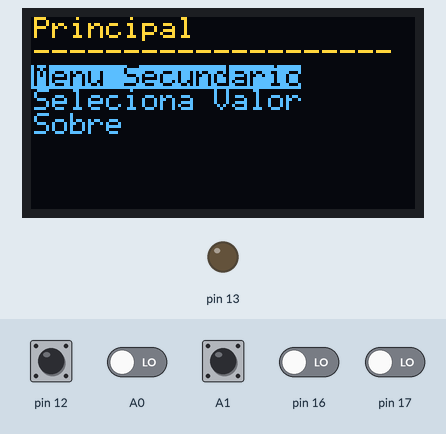
This sketch was run on a simulated Arduino Uno, built with avr-gcc and run on an emulated ATmega328P. On the bench: 128×64 one-colour display, output pins drawn as LEDs (lit = HIGH). Wiring (inferred from the names in the program): SSD1306 OLED at I2C address 0x3C. The test bench sets the inputs (shaded band); at power-on: A1 HIGH, A0, pin 12, pin 16, pin 17 LOW. The OLED is the two-colour kind (top 16 rows yellow).

Above: at 1.3 s.
1.4 s: pin 12 driven HIGH
At 3.0 s:
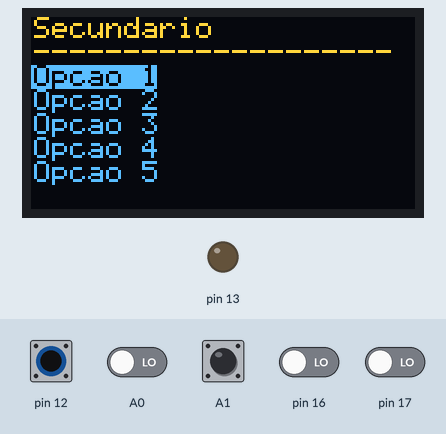
3.3 s: pin 12 pulsed LOW 2 times (0.12 s each, 0.3 s apart)
At 4.1 s:
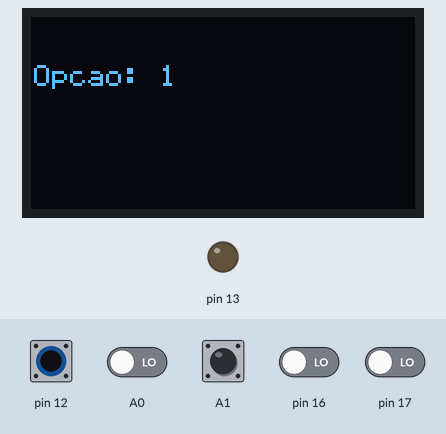
6.9 s: A1 pulsed LOW 5 times (0.12 s each, 0.3 s apart)
At 9.1 s:
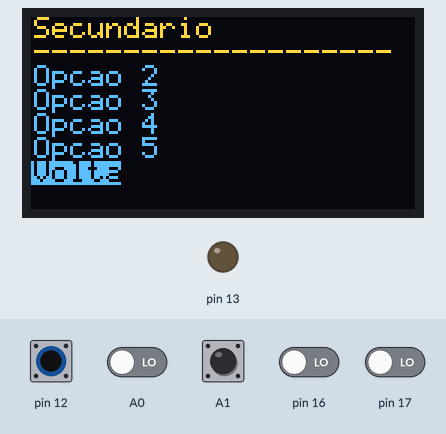
Timing chart, 0 to 10.6 s (numbered marks = the images above; inputs shaded):
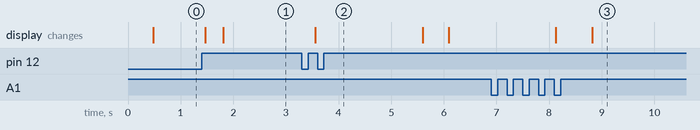

The sketch:

MenuEncoder1.ino
```cpp
/*
 * Implementação de menu no display OLED I2C 128x64
 * Controlado por um encoder com chave
 *
 * (C) 2020, Daniel Quadros
 */

#include <Wire.h>
#include <TimerOne.h>

// Estrutura para controlar um menu
typedef struct {
  char *titulo;
  int nItens;
  char **opcoes;
} MENU;

// Fila da ações lidas do Rotary Encoder
typedef enum { NADA, UP, DOWN, ENTER } AcaoEnc;
const byte NBITS_FILA = 4;
const byte tamFilaEnc = 1 << NBITS_FILA;
volatile AcaoEnc filaEnc[tamFilaEnc];
volatile byte poeEnc = 0;
volatile byte tiraEnc = 0;

// Coloca uma ação na fila
// Só chamar na interrupção
void inline poeFilaEnc(AcaoEnc acao) {
  byte temp = (poeEnc + 1) & (tamFilaEnc-1);
  if (temp != tiraEnc) {
    filaEnc[poeEnc] = acao;
    poeEnc = temp;
  }
}

// Retira uma ação da fila
// Não chamar na interrupção
AcaoEnc tiraFilaEnc() {
  AcaoEnc ret = NADA;
  noInterrupts();
  if (poeEnc != tiraEnc) {
    ret = filaEnc[tiraEnc];
    byte temp = (tiraEnc + 1) & (tamFilaEnc-1);
    tiraEnc = temp;
  }
  interrupts();
  return ret;
}

// Menus
char *opcPrincipal[] = {
  "Menu Secundario",
  "Seleciona Valor",
  "Sobre"
};
MENU principal = {
  "Principal",
  sizeof(opcPrincipal)/sizeof(char *),
  opcPrincipal
};

char *opcSecundario[] = {
  "Opcao 1",
  "Opcao 2",
  "Opcao 3",
  "Opcao 4",
  "Opcao 5",
  "Volta"
};
MENU secundario = {
  "Secundario",
  sizeof(opcSecundario)/sizeof(char *),
  opcSecundario
};

// Iniciação
void setup() {
  pinMode(13, OUTPUT);
  digitalWrite(13, LOW);
  pinMode(12, INPUT);
  pinMode(A0, INPUT);
  pinMode(A1, INPUT);
  Wire.begin();
  Timer1.initialize(1000);  // 1 milisegundo
  Timer1.attachInterrupt(trataEncoder);
  Display_init();
}

// Programa Principal
void loop() {
  switch (leMenu (&principal)) {
    case 0:
      menuSecundario();
      break;
    case 1:
      selValor();
      break;
    case 2:
      Display_clear();
      Display_print (2, 0, "Teste do", 0);
      Display_print (3, 0, "Rotary", 0);
      Display_print (4, 0, "Encoder", 0);
      delay(2000);
      break;
  }
}

// Menu Secundario
void menuSecundario() {
  while (true) {
    int sel = leMenu(&secundario);
    if (sel == 5) {
      return;
    }
    Display_clear();
    Display_print (2, 0, "Opcao:", 0);
    Display_write (2, 7, sel+0x31);
    delay (2000);
  }
}

// Teste do encoder para selecionar um valor de 0 a 99
void selValor() {
  byte valor = 10;
  AcaoEnc acao = UP;
  Display_clear();
  Display_print (2, 0, "Valor:", 0);
  while (true) {
    if (acao != NADA) {
      Display_write (2, 7, 0x30+(valor/10));
      Display_write (2, 8, 0x30+(valor%10));
    }
    acao = tiraFilaEnc();
    switch (acao) {
      case ENTER:
        return;
      case DOWN:
        if (valor < 99) {
          valor++;
        }
        break;
      case UP:
        if (valor > 0) {
          valor--;
        }
        break;
    }
  }
}

/**
 * Rotina chamada periodicamente pelo Timer2
 * Precisa ser rápida para não interferir nas
 * interrupções de I2C da biblioteca Wire
 */
void trataEncoder() {
  static byte swAnt = 1;
  static byte clkAnt = 1;
  static byte swDb = 1;
  static byte clkDb = 1;

  // Vamos ler direto do hw para ganhar tempo
  byte sw = (PINB & 0x10) != 0;  // D12 = PB4
  byte dt = (PINC & 0x01) != 0;  // A0  = PC0
  byte clk = (PINC & 0x02) != 0; // A1  = PC1

  // Debounce da chave
  if (sw == swAnt) {
    if (sw != swDb) {
      if (sw) {
        poeFilaEnc(ENTER);
      }
      swDb = sw;
    }
  } else {
    swAnt = sw;
  }

  // Debounce do encoder
  if (clkAnt == clk) {
    if (clk != clkDb) {
      if (clk) {
        poeFilaEnc(dt == clk? UP : DOWN);
      }
      clkDb = clk;
    }
  } else {
    clkAnt = clk;
  }
}

/**
 * Rotina para apresentar o menu e ler uma opção
 */
int leMenu (MENU *menu) {
  int topo = 0;
  int old_topo = -1;
  int sel = 0;
  int n = menu->nItens;
  if (n > 5) {
    n = 5;
  }
  int ant = -1;
  Display_clear();
  Display_print (0, 0, menu->titulo, 0);
  Display_print (1, 0, "--------------------", 0);
  while (true) {
      if (sel != ant) {
        // Rola se necessário
        if (sel < topo) {
          topo = sel;
        }
        if (sel > (topo+4)) {
          topo = sel - 4;
        }
        // Redesenha o menu
        if (topo != old_topo) {
          for (int i = 0; i < n; i++) {
            int opc = topo+i;
            Display_clearline (2+i);
            if (opc == sel) {
              Display_print (2+i, 0, menu->opcoes[opc], 0xFF);
            } else {
              Display_print (2+i, 0, menu->opcoes[opc], 0);
            }
          }
          old_topo = topo;
        } else {
          Display_print (2+ant-topo, 0, menu->opcoes[ant], 0);
          Display_print (2+sel-topo, 0, menu->opcoes[sel], 0xFF);
        }
        ant = sel;
      }
      switch (tiraFilaEnc()) {
        case ENTER:
          return sel;
        case UP:
          if (sel > 0) {
            sel--;
          }
          break;
       case DOWN:
          if (sel < (menu->nItens-1)) {
            sel++;
          }
      }
  }
}
```

DispOLED.ino
```cpp
//
// Rotinas simples para escrita em Display OLED
//

// Endereço I2C do display
#define DISP_ADDR  0x3C

// Comandos
#define SSD1306_SETCONTRAST 0x81
#define SSD1306_DISPLAYALLON_RESUME 0xA4
#define SSD1306_DISPLAYALLON 0xA5
#define SSD1306_NORMALDISPLAY 0xA6
#define SSD1306_INVERTDISPLAY 0xA7
#define SSD1306_DISPLAYOFF 0xAE
#define SSD1306_DISPLAYON 0xAF
#define SSD1306_SETDISPLAYOFFSET 0xD3
#define SSD1306_SETCOMPINS 0xDA
#define SSD1306_SETVCOMDETECT 0xDB
#define SSD1306_SETDISPLAYCLOCKDIV 0xD5
#define SSD1306_SETPRECHARGE 0xD9
#define SSD1306_SETMULTIPLEX 0xA8
#define SSD1306_SETLOWCOLUMN 0x00
#define SSD1306_SETHIGHCOLUMN 0x10
#define SSD1306_SETSTARTLINE 0x40
#define SSD1306_MEMORYMODE 0x20
#define SSD1306_COLUMNADDR 0x21
#define SSD1306_PAGEADDR   0x22
#define SSD1306_COMSCANINC 0xC0
#define SSD1306_COMSCANDEC 0xC8
#define SSD1306_SEGREMAP 0xA0
#define SSD1306_CHARGEPUMP 0x8D
#define SSD1306_EXTERNALVCC 0x1
#define SSD1306_SWITCHCAPVCC 0x2

// Tamanho da tela
#define SSD1306_LCDWIDTH                  128
#define SSD1306_LCDHEIGHT                 64

// Sequência de iniciação do display
byte cmdInit[] =
{
    SSD1306_DISPLAYOFF,
    SSD1306_SETDISPLAYCLOCKDIV, 0x80,
    SSD1306_SETMULTIPLEX, 0x3F,
    SSD1306_SETDISPLAYOFFSET, 0x00,
    SSD1306_SETSTARTLINE | 0x0,
    SSD1306_CHARGEPUMP, 0x14,
    SSD1306_MEMORYMODE, 0x00,
    SSD1306_SEGREMAP | 0x1,
    SSD1306_COMSCANDEC,
    SSD1306_SETCOMPINS, 0x12,
    SSD1306_SETCONTRAST, 0xCF,
    SSD1306_SETPRECHARGE, 0xF1,
    SSD1306_SETVCOMDETECT, 0x40,
    SSD1306_DISPLAYALLON_RESUME,
    SSD1306_NORMALDISPLAY,
    SSD1306_DISPLAYON
};

/*
 * ssd1306xled_font6x8 is by Neven Boyanov
 *
 * @created: 2014-08-12
 * @author: Neven Boyanov
 *
 * Copyright (c) 2015 Neven Boyanov, Tinusaur Team. All Rights Reserved.
 * Distributed as open source software under MIT License, see LICENSE.txt file.
 * Please, as a favour, retain the link http://tinusaur.org to The Tinusaur Project.
 *
 * Source code available at: https://bitbucket.org/tinusaur/ssd1306xled
 *
 */
const PROGMEM uint8_t font []=
{
  0x00, 0x00, 0x00, 0x00, 0x00, 0x00, // sp
  0x00, 0x00, 0x00, 0x2f, 0x00, 0x00, // !
  0x00, 0x00, 0x07, 0x00, 0x07, 0x00, // "
  0x00, 0x14, 0x7f, 0x14, 0x7f, 0x14, // #
  0x00, 0x24, 0x2a, 0x7f, 0x2a, 0x12, // $
  0x00, 0x23, 0x13, 0x08, 0x64, 0x62, // %
  0x00, 0x36, 0x49, 0x55, 0x22, 0x50, // &
  0x00, 0x00, 0x05, 0x03, 0x00, 0x00, // '
  0x00, 0x00, 0x1c, 0x22, 0x41, 0x00, // (
  0x00, 0x00, 0x41, 0x22, 0x1c, 0x00, // )
  0x00, 0x14, 0x08, 0x3E, 0x08, 0x14, // *
  0x00, 0x08, 0x08, 0x3E, 0x08, 0x08, // +
  0x00, 0x00, 0x00, 0xA0, 0x60, 0x00, // ,
  0x00, 0x08, 0x08, 0x08, 0x08, 0x08, // -
  0x00, 0x00, 0x60, 0x60, 0x00, 0x00, // .
  0x00, 0x20, 0x10, 0x08, 0x04, 0x02, // /
  0x00, 0x3E, 0x51, 0x49, 0x45, 0x3E, // 0
  0x00, 0x00, 0x42, 0x7F, 0x40, 0x00, // 1
  0x00, 0x42, 0x61, 0x51, 0x49, 0x46, // 2
  0x00, 0x21, 0x41, 0x45, 0x4B, 0x31, // 3
  0x00, 0x18, 0x14, 0x12, 0x7F, 0x10, // 4
  0x00, 0x27, 0x45, 0x45, 0x45, 0x39, // 5
  0x00, 0x3C, 0x4A, 0x49, 0x49, 0x30, // 6
  0x00, 0x01, 0x71, 0x09, 0x05, 0x03, // 7
  0x00, 0x36, 0x49, 0x49, 0x49, 0x36, // 8
  0x00, 0x06, 0x49, 0x49, 0x29, 0x1E, // 9
  0x00, 0x00, 0x36, 0x36, 0x00, 0x00, // :
  0x00, 0x00, 0x56, 0x36, 0x00, 0x00, // ;
  0x00, 0x08, 0x14, 0x22, 0x41, 0x00, // <
  0x00, 0x14, 0x14, 0x14, 0x14, 0x14, // =
  0x00, 0x00, 0x41, 0x22, 0x14, 0x08, // >
  0x00, 0x02, 0x01, 0x51, 0x09, 0x06, // ?
  0x00, 0x32, 0x49, 0x59, 0x51, 0x3E, // @
  0x00, 0x7C, 0x12, 0x11, 0x12, 0x7C, // A
  0x00, 0x7F, 0x49, 0x49, 0x49, 0x36, // B
  0x00, 0x3E, 0x41, 0x41, 0x41, 0x22, // C
  0x00, 0x7F, 0x41, 0x41, 0x22, 0x1C, // D
  0x00, 0x7F, 0x49, 0x49, 0x49, 0x41, // E
  0x00, 0x7F, 0x09, 0x09, 0x09, 0x01, // F
  0x00, 0x3E, 0x41, 0x49, 0x49, 0x7A, // G
  0x00, 0x7F, 0x08, 0x08, 0x08, 0x7F, // H
  0x00, 0x00, 0x41, 0x7F, 0x41, 0x00, // I
  0x00, 0x20, 0x40, 0x41, 0x3F, 0x01, // J
  0x00, 0x7F, 0x08, 0x14, 0x22, 0x41, // K
  0x00, 0x7F, 0x40, 0x40, 0x40, 0x40, // L
  0x00, 0x7F, 0x02, 0x0C, 0x02, 0x7F, // M
  0x00, 0x7F, 0x04, 0x08, 0x10, 0x7F, // N
  0x00, 0x3E, 0x41, 0x41, 0x41, 0x3E, // O
  0x00, 0x7F, 0x09, 0x09, 0x09, 0x06, // P
  0x00, 0x3E, 0x41, 0x51, 0x21, 0x5E, // Q
  0x00, 0x7F, 0x09, 0x19, 0x29, 0x46, // R
  0x00, 0x46, 0x49, 0x49, 0x49, 0x31, // S
  0x00, 0x01, 0x01, 0x7F, 0x01, 0x01, // T
  0x00, 0x3F, 0x40, 0x40, 0x40, 0x3F, // U
  0x00, 0x1F, 0x20, 0x40, 0x20, 0x1F, // V
  0x00, 0x3F, 0x40, 0x38, 0x40, 0x3F, // W
  0x00, 0x63, 0x14, 0x08, 0x14, 0x63, // X
  0x00, 0x07, 0x08, 0x70, 0x08, 0x07, // Y
  0x00, 0x61, 0x51, 0x49, 0x45, 0x43, // Z
  0x00, 0x00, 0x7F, 0x41, 0x41, 0x00, // [
  0x00, 0x55, 0x2A, 0x55, 0x2A, 0x55, // 55
  0x00, 0x00, 0x41, 0x41, 0x7F, 0x00, // ]
  0x00, 0x04, 0x02, 0x01, 0x02, 0x04, // ^
  0x00, 0x40, 0x40, 0x40, 0x40, 0x40, // _
  0x00, 0x00, 0x01, 0x02, 0x04, 0x00, // '
  0x00, 0x20, 0x54, 0x54, 0x54, 0x78, // a
  0x00, 0x7F, 0x48, 0x44, 0x44, 0x38, // b
  0x00, 0x38, 0x44, 0x44, 0x44, 0x20, // c
  0x00, 0x38, 0x44, 0x44, 0x48, 0x7F, // d
  0x00, 0x38, 0x54, 0x54, 0x54, 0x18, // e
  0x00, 0x08, 0x7E, 0x09, 0x01, 0x02, // f
  0x00, 0x18, 0xA4, 0xA4, 0xA4, 0x7C, // g
  0x00, 0x7F, 0x08, 0x04, 0x04, 0x78, // h
  0x00, 0x00, 0x44, 0x7D, 0x40, 0x00, // i
  0x00, 0x40, 0x80, 0x84, 0x7D, 0x00, // j
  0x00, 0x7F, 0x10, 0x28, 0x44, 0x00, // k
  0x00, 0x00, 0x41, 0x7F, 0x40, 0x00, // l
  0x00, 0x7C, 0x04, 0x18, 0x04, 0x78, // m
  0x00, 0x7C, 0x08, 0x04, 0x04, 0x78, // n
  0x00, 0x38, 0x44, 0x44, 0x44, 0x38, // o
  0x00, 0xFC, 0x24, 0x24, 0x24, 0x18, // p
  0x00, 0x18, 0x24, 0x24, 0x18, 0xFC, // q
  0x00, 0x7C, 0x08, 0x04, 0x04, 0x08, // r
  0x00, 0x48, 0x54, 0x54, 0x54, 0x20, // s
  0x00, 0x04, 0x3F, 0x44, 0x40, 0x20, // t
  0x00, 0x3C, 0x40, 0x40, 0x20, 0x7C, // u
  0x00, 0x1C, 0x20, 0x40, 0x20, 0x1C, // v
  0x00, 0x3C, 0x40, 0x30, 0x40, 0x3C, // w
  0x00, 0x44, 0x28, 0x10, 0x28, 0x44, // x
  0x00, 0x1C, 0xA0, 0xA0, 0xA0, 0x7C, // y
  0x00, 0x44, 0x64, 0x54, 0x4C, 0x44, // z
  0x00, 0x00, 0x08, 0x77, 0x00, 0x00, // {
  0x00, 0x00, 0x00, 0x7F, 0x00, 0x00, // |
  0x00, 0x00, 0x77, 0x08, 0x00, 0x00, // }
  0x00, 0x10, 0x08, 0x10, 0x08, 0x00, // ~
};

// Iniciação do display
void Display_init()
{
  Display_sendcmd (cmdInit, sizeof(cmdInit));
  Display_clear();
}

// Limpa o display
void Display_clear()
{
  // Define endereços iniciais e finais de colunas e páginas
  Display_sendcmd (SSD1306_COLUMNADDR);
  Display_sendcmd (0);
  Display_sendcmd (SSD1306_LCDWIDTH-1);
  Display_sendcmd (SSD1306_PAGEADDR);
  Display_sendcmd (0);
  Display_sendcmd (7);

  // Preenche a memória com zeros
  for (uint16_t i=0; i<(SSD1306_LCDWIDTH*SSD1306_LCDHEIGHT/8/16); i++)
  {
      Wire.beginTransmission(DISP_ADDR);
      Wire.write(0x40);  // Co=0, DC = 1
      for (uint8_t x=0; x<16; x++)
      {
          Wire.write(0);
      }
      Wire.endTransmission();
  }
}

// Limpa uma linha (0 a 7)
void Display_clearline(byte l) {
  Display_sendcmd (SSD1306_COLUMNADDR);
  Display_sendcmd (0);
  Display_sendcmd (SSD1306_LCDWIDTH-1);
  Display_sendcmd (SSD1306_PAGEADDR);
  Display_sendcmd (l);
  Display_sendcmd (l);
  for (uint16_t i = 0; i < SSD1306_LCDWIDTH/16; i++)
  {
      Wire.beginTransmission(DISP_ADDR);
      Wire.write(0x40);  // Co=0, DC = 1
      for (uint8_t x=0; x<16; x++)
      {
          Wire.write(0);
      }
      Wire.endTransmission();
  }
}

// Escreve um string a partir da linha l(0 a 7), coluna c(0 a 19)
// Não pode ter mudança de linha
void Display_print (byte l, byte c, char *str, byte rev) {

  while (*str != 0) {
    byte car = *str;
    if ((car < 0x20) || (car > 0x7E)) {
      car = 0x20;
    }
    car -= 0x20;
    uint8_t *gc = &font[car*6];

    // Endereça o  caracter
    Display_sendcmd (SSD1306_COLUMNADDR);
    Display_sendcmd (c*6);
    Display_sendcmd (c*6+7);
    Display_sendcmd (SSD1306_PAGEADDR);
    Display_sendcmd (l);
    Display_sendcmd (l);
    Wire.beginTransmission(DISP_ADDR);
    Wire.write(0x40);  // Co=0, DC = 1

    for (uint8_t x = 0;  x < 6; x++)
    {
      Wire.write(pgm_read_byte(gc++) ^ rev);
    }
    Wire.endTransmission();
    str++;
    c++;
  }
}

// Escreve um caracter na linha l(0 a 7), coluna c(0 a 19)
void Display_write (byte l, byte c, byte car)
{
  if ((car < 0x20) || (car > 0x7E)) {
    car = 0x20;
  }
  car -= 0x20;
  uint8_t *gc = &font[car*6];

  // Endereça o caracter
  Display_sendcmd (SSD1306_COLUMNADDR);
  Display_sendcmd (c*6);
  Display_sendcmd (c*6 + 5);
  Display_sendcmd (SSD1306_PAGEADDR);
  Display_sendcmd (l);
  Display_sendcmd (l);

  // Escreve
  Wire.beginTransmission(DISP_ADDR);
  Wire.write(0x40);  // Co=0, DC = 1
  for (uint8_t x = 0;  x < 6; x++)
  {
      Wire.write(pgm_read_byte(gc++));
  }
  Wire.endTransmission();
}

// Envia sequência de comandos ao display
void Display_sendcmd (byte *cmd, int nCmds)
{
  Wire.beginTransmission(DISP_ADDR);
  Wire.write (0);  // Co= 0. DC = 0
  for (int i = 0; i < nCmds; i++)
  {
    Wire.write(cmd[i]);
  }
  Wire.endTransmission();
}

// Envia um byte de comando ao display
void Display_sendcmd (byte cmd)
{
  Wire.beginTransmission(DISP_ADDR);
  Wire.write (0);  // Co= 0. DC = 0
  Wire.write(cmd);
  Wire.endTransmission();
}
```

Measured:
- after the input at 1.4 s, the display: first changes after 0.07 s (image 1 shows a later state)
- after the input at 3.3 s, the display: changes after 0.26 s (image 2)
